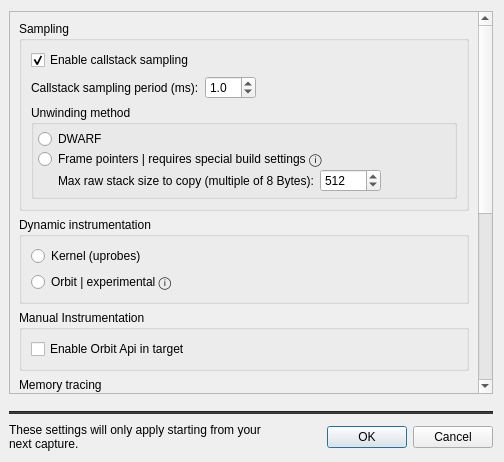
<?xml version="1.0" encoding="UTF-8"?>
<ui version="4.0">
 <class>CaptureOptionsDialog</class>
 <widget class="QDialog" name="CaptureOptionsDialog">
  <property name="windowModality">
   <enum>Qt::ApplicationModal</enum>
  </property>
  <property name="geometry">
   <rect>
    <x>0</x>
    <y>0</y>
    <width>504</width>
    <height>462</height>
   </rect>
  </property>
  <property name="windowTitle">
   <string>Capture Options</string>
  </property>
  <property name="modal">
   <bool>true</bool>
  </property>
  <layout class="QGridLayout" name="gridLayout">
   <property name="leftMargin">
    <number>9</number>
   </property>
   <property name="verticalSpacing">
    <number>9</number>
   </property>
   <item row="1" column="0">
    <widget class="QScrollArea" name="scrollArea">
     <property name="widgetResizable">
      <bool>true</bool>
     </property>
     <widget class="QWidget" name="scrollAreaWidgetContents">
      <property name="geometry">
       <rect>
        <x>0</x>
        <y>-380</y>
        <width>470</width>
        <height>753</height>
       </rect>
      </property>
      <layout class="QVBoxLayout" name="verticalLayout_3">
       <property name="spacing">
        <number>6</number>
       </property>
       <property name="leftMargin">
        <number>9</number>
       </property>
       <property name="topMargin">
        <number>9</number>
       </property>
       <property name="rightMargin">
        <number>9</number>
       </property>
       <property name="bottomMargin">
        <number>9</number>
       </property>
       <item>
        <widget class="QGroupBox" name="samplingGroupBox">
         <property name="title">
          <string>Sampling</string>
         </property>
         <layout class="QVBoxLayout" name="verticalLayout_2">
          <property name="spacing">
           <number>6</number>
          </property>
          <property name="leftMargin">
           <number>9</number>
          </property>
          <property name="topMargin">
           <number>9</number>
          </property>
          <property name="rightMargin">
           <number>9</number>
          </property>
          <property name="bottomMargin">
           <number>9</number>
          </property>
          <item>
           <widget class="QCheckBox" name="samplingCheckBox">
            <property name="text">
             <string>Enable callstack sampling</string>
            </property>
            <property name="checked">
             <bool>true</bool>
            </property>
           </widget>
          </item>
          <item>
           <layout class="QHBoxLayout" name="samplingPeriodMsHorizontalLayout">
            <item>
             <widget class="QLabel" name="samplingPeriodMsLabel">
              <property name="text">
               <string>Callstack sampling period (ms):</string>
              </property>
             </widget>
            </item>
            <item>
             <widget class="QDoubleSpinBox" name="samplingPeriodMsDoubleSpinBox">
              <property name="decimals">
               <number>1</number>
              </property>
              <property name="minimum">
               <double>0.100000000000000</double>
              </property>
              <property name="maximum">
               <double>10.000000000000000</double>
              </property>
              <property name="singleStep">
               <double>0.100000000000000</double>
              </property>
              <property name="value">
               <double>1.000000000000000</double>
              </property>
             </widget>
            </item>
            <item>
             <spacer name="samplingPeriodMsHorizontalSpacer">
              <property name="orientation">
               <enum>Qt::Horizontal</enum>
              </property>
              <property name="sizeHint" stdset="0">
               <size>
                <width>40</width>
                <height>20</height>
               </size>
              </property>
             </spacer>
            </item>
           </layout>
          </item>
          <item>
           <widget class="QGroupBox" name="unwindingMethodGroupBox">
            <property name="title">
             <string>Unwinding method</string>
            </property>
            <layout class="QVBoxLayout" name="verticalLayout_6">
             <property name="spacing">
              <number>0</number>
             </property>
             <property name="leftMargin">
              <number>4</number>
             </property>
             <property name="topMargin">
              <number>4</number>
             </property>
             <property name="rightMargin">
              <number>4</number>
             </property>
             <property name="bottomMargin">
              <number>4</number>
             </property>
             <item>
              <widget class="QRadioButton" name="dwarfUnwindingRadioButton">
               <property name="text">
                <string>DWARF</string>
               </property>
              </widget>
             </item>
             <item>
              <widget class="QRadioButton" name="framePointerUnwindingRadioButton">
               <property name="text">
                <string>Frame pointers | requires special build settings ⓘ</string>
               </property>
              </widget>
             </item>
             <item>
              <widget class="QWidget" name="maxCopyRawStackSizeWidget" native="true">
               <layout class="QHBoxLayout" name="horizontalLayout_4" stretch="0,0,0">
                <property name="spacing">
                 <number>6</number>
                </property>
                <property name="leftMargin">
                 <number>20</number>
                </property>
                <property name="topMargin">
                 <number>0</number>
                </property>
                <property name="rightMargin">
                 <number>0</number>
                </property>
                <property name="bottomMargin">
                 <number>0</number>
                </property>
                <item>
                 <widget class="QLabel" name="maxCopyRawStackSizeLabel">
                  <property name="toolTip">
                   <string/>
                  </property>
                  <property name="text">
                   <string>Max raw stack size to copy (multiple of 8 Bytes):</string>
                  </property>
                 </widget>
                </item>
                <item>
                 <widget class="orbit_qt::MultipleOfSpinBox" name="maxCopyRawStackSizeSpinBox">
                  <property name="minimum">
                   <number>16</number>
                  </property>
                  <property name="maximum">
                   <number>65528</number>
                  </property>
                  <property name="singleStep">
                   <number>8</number>
                  </property>
                  <property name="value">
                   <number>512</number>
                  </property>
                 </widget>
                </item>
                <item>
                 <spacer name="maxCopyRawStackSizeSpacer">
                  <property name="orientation">
                   <enum>Qt::Horizontal</enum>
                  </property>
                  <property name="sizeHint" stdset="0">
                   <size>
                    <width>80</width>
                    <height>20</height>
                   </size>
                  </property>
                 </spacer>
                </item>
               </layout>
              </widget>
             </item>
            </layout>
           </widget>
          </item>
         </layout>
        </widget>
       </item>
       <item>
        <widget class="QGroupBox" name="dynamicInstrumentationGroupBox">
         <property name="toolTip">
          <string>Method 'Orbit' has lower overhead but is still experimental.</string>
         </property>
         <property name="title">
          <string>Dynamic instrumentation</string>
         </property>
         <layout class="QVBoxLayout" name="verticalLayout_7">
          <property name="spacing">
           <number>6</number>
          </property>
          <property name="leftMargin">
           <number>9</number>
          </property>
          <property name="topMargin">
           <number>9</number>
          </property>
          <property name="rightMargin">
           <number>9</number>
          </property>
          <property name="bottomMargin">
           <number>9</number>
          </property>
          <item>
           <widget class="QRadioButton" name="uprobesRadioButton">
            <property name="text">
             <string>Kernel (uprobes)</string>
            </property>
           </widget>
          </item>
          <item>
           <widget class="QRadioButton" name="userSpaceRadioButton">
            <property name="text">
             <string>Orbit | experimental ⓘ</string>
            </property>
           </widget>
          </item>
         </layout>
        </widget>
       </item>
       <item>
        <widget class="QGroupBox" name="manualInstrumentationGroupBox">
         <property name="title">
          <string>Manual Instrumentation</string>
         </property>
         <layout class="QVBoxLayout" name="verticalLayout_9">
          <item>
           <widget class="QCheckBox" name="apiCheckBox">
            <property name="text">
             <string>Enable Orbit Api in target</string>
            </property>
           </widget>
          </item>
         </layout>
        </widget>
       </item>
       <item>
        <widget class="QGroupBox" name="memoryTracingGroupBox">
         <property name="title">
          <string>Memory tracing</string>
         </property>
         <layout class="QVBoxLayout" name="verticalLayout_5">
          <item>
           <widget class="QCheckBox" name="collectMemoryInfoCheckBox">
            <property name="text">
             <string>Collect memory usage and page faults information</string>
            </property>
           </widget>
          </item>
          <item>
           <layout class="QHBoxLayout" name="memoryHorizontalLayout">
            <item>
             <widget class="QLabel" name="memorySamplingPeriodMsLabel">
              <property name="text">
               <string>Sampling period (ms):</string>
              </property>
             </widget>
            </item>
            <item>
             <widget class="QLineEdit" name="memorySamplingPeriodMsLineEdit">
              <property name="enabled">
               <bool>true</bool>
              </property>
              <property name="accessibleName">
               <string>MemorySamplingPeriodEdit</string>
              </property>
              <property name="inputMethodHints">
               <set>Qt::ImhDigitsOnly</set>
              </property>
              <property name="text">
               <string>10</string>
              </property>
             </widget>
            </item>
            <item>
             <spacer name="horizontalSpacer_2">
              <property name="orientation">
               <enum>Qt::Horizontal</enum>
              </property>
              <property name="sizeHint" stdset="0">
               <size>
                <width>60</width>
                <height>20</height>
               </size>
              </property>
             </spacer>
            </item>
            <item>
             <widget class="QLabel" name="memoryWarningThresholdKbLabel">
              <property name="text">
               <string>Warning threshold (kB):</string>
              </property>
             </widget>
            </item>
            <item>
             <widget class="QLineEdit" name="memoryWarningThresholdKbLineEdit">
              <property name="enabled">
               <bool>true</bool>
              </property>
              <property name="toolTip">
               <string>The default value is 8388608 KB, i.e., 8GB.</string>
              </property>
              <property name="inputMethodHints">
               <set>Qt::ImhDigitsOnly</set>
              </property>
              <property name="text">
               <string>8388608</string>
              </property>
             </widget>
            </item>
           </layout>
          </item>
         </layout>
        </widget>
       </item>
       <item>
        <widget class="QGroupBox" name="schedulingGroupBox">
         <property name="title">
          <string>Scheduling</string>
         </property>
         <layout class="QVBoxLayout" name="verticalLayout_8">
          <item>
           <widget class="QCheckBox" name="schedulerCheckBox">
            <property name="text">
             <string>Collect scheduler information</string>
            </property>
            <property name="checked">
             <bool>true</bool>
            </property>
           </widget>
          </item>
          <item>
           <widget class="QCheckBox" name="threadStateCheckBox">
            <property name="text">
             <string>Collect thread states</string>
            </property>
           </widget>
          </item>
         </layout>
        </widget>
       </item>
       <item>
        <widget class="QGroupBox" name="vulkanLayerGroupBox">
         <property name="toolTip">
          <string>This requires Orbit's Vulkan layer to be loaded by the target process.</string>
         </property>
         <property name="title">
          <string>Vulkan layer (requires Orbit's Vulkan layer to be loaded by the target)</string>
         </property>
         <layout class="QVBoxLayout" name="verticalLayout_4">
          <item>
           <layout class="QHBoxLayout" name="localMarkerDepthHorizontalLayout">
            <item>
             <widget class="QCheckBox" name="localMarkerDepthCheckBox">
              <property name="text">
               <string>Limit local depth of markers per command buffer to:</string>
              </property>
             </widget>
            </item>
            <item>
             <widget class="QLineEdit" name="localMarkerDepthLineEdit">
              <property name="enabled">
               <bool>false</bool>
              </property>
              <property name="toolTip">
               <string>Limits the maximum depth of Vulkan debug markers per command buffer to the given value.
Setting the value to &quot;0&quot; will disable Vulkan debug marker tracking.</string>
              </property>
              <property name="inputMethodHints">
               <set>Qt::ImhDigitsOnly</set>
              </property>
              <property name="text">
               <string>3</string>
              </property>
             </widget>
            </item>
           </layout>
          </item>
         </layout>
        </widget>
       </item>
       <item>
        <widget class="QGroupBox" name="devModeGroupBox">
         <property name="title">
          <string>Dev. Mode</string>
         </property>
         <layout class="QVBoxLayout" name="verticalLayout_10">
          <item>
           <widget class="QCheckBox" name="introspectionCheckBox">
            <property name="text">
             <string>Enable introspection</string>
            </property>
           </widget>
          </item>
          <item>
           <widget class="QCheckBox" name="gpuSubmissionsCheckBox">
            <property name="text">
             <string>Trace GPU queue submissions</string>
            </property>
            <property name="checked">
             <bool>true</bool>
            </property>
           </widget>
          </item>
         </layout>
        </widget>
       </item>
      </layout>
     </widget>
    </widget>
   </item>
   <item row="4" column="0">
    <layout class="QHBoxLayout" name="horizontalLayout_2">
     <item>
      <widget class="QLabel" name="label">
       <property name="text">
        <string>These settings will only apply starting from your next capture.</string>
       </property>
       <property name="wordWrap">
        <bool>true</bool>
       </property>
      </widget>
     </item>
     <item>
      <widget class="QDialogButtonBox" name="buttonBox">
       <property name="standardButtons">
        <set>QDialogButtonBox::Cancel|QDialogButtonBox::Ok</set>
       </property>
      </widget>
     </item>
    </layout>
   </item>
   <item row="3" column="0">
    <widget class="Line" name="line">
     <property name="styleSheet">
      <string notr="true">background: #353535</string>
     </property>
     <property name="orientation">
      <enum>Qt::Horizontal</enum>
     </property>
    </widget>
   </item>
   <item row="2" column="0">
    <spacer name="verticalSpacer">
     <property name="orientation">
      <enum>Qt::Vertical</enum>
     </property>
     <property name="sizeType">
      <enum>QSizePolicy::Minimum</enum>
     </property>
     <property name="sizeHint" stdset="0">
      <size>
       <width>0</width>
       <height>8</height>
      </size>
     </property>
    </spacer>
   </item>
  </layout>
 </widget>
 <customwidgets>
  <customwidget>
   <class>orbit_qt::MultipleOfSpinBox</class>
   <extends>QSpinBox</extends>
   <header>MultipleOfSpinBox.h</header>
  </customwidget>
 </customwidgets>
 <resources/>
 <connections>
  <connection>
   <sender>localMarkerDepthCheckBox</sender>
   <signal>toggled(bool)</signal>
   <receiver>localMarkerDepthLineEdit</receiver>
   <slot>setEnabled(bool)</slot>
   <hints>
    <hint type="sourcelabel">
     <x>193</x>
     <y>133</y>
    </hint>
    <hint type="destinationlabel">
     <x>390</x>
     <y>133</y>
    </hint>
   </hints>
  </connection>
  <connection>
   <sender>localMarkerDepthLineEdit</sender>
   <signal>editingFinished()</signal>
   <receiver>CaptureOptionsDialog</receiver>
   <slot>ResetLocalMarkerDepthLineEdit()</slot>
   <hints>
    <hint type="sourcelabel">
     <x>390</x>
     <y>133</y>
    </hint>
    <hint type="destinationlabel">
     <x>219</x>
     <y>129</y>
    </hint>
   </hints>
  </connection>
  <connection>
   <sender>memorySamplingPeriodMsLineEdit</sender>
   <signal>editingFinished()</signal>
   <receiver>CaptureOptionsDialog</receiver>
   <slot>ResetMemorySamplingPeriodMsLineEditWhenEmpty()</slot>
   <hints>
    <hint type="sourcelabel">
     <x>174</x>
     <y>128</y>
    </hint>
    <hint type="destinationlabel">
     <x>239</x>
     <y>203</y>
    </hint>
   </hints>
  </connection>
  <connection>
   <sender>memoryWarningThresholdKbLineEdit</sender>
   <signal>editingFinished()</signal>
   <receiver>CaptureOptionsDialog</receiver>
   <slot>ResetMemoryWarningThresholdKbLineEditWhenEmpty()</slot>
   <hints>
    <hint type="sourcelabel">
     <x>413</x>
     <y>128</y>
    </hint>
    <hint type="destinationlabel">
     <x>239</x>
     <y>203</y>
    </hint>
   </hints>
  </connection>
 </connections>
 <slots>
  <slot>ResetLocalMarkerDepthLineEdit()</slot>
  <slot>ResetMemorySamplingPeriodMsLineEditWhenEmpty()</slot>
  <slot>ResetMemoryWarningThresholdKbLineEditWhenEmpty()</slot>
  <slot>EnableOrDisableMaxCopyRawStackSizeLineEdit(int)</slot>
 </slots>
</ui>
